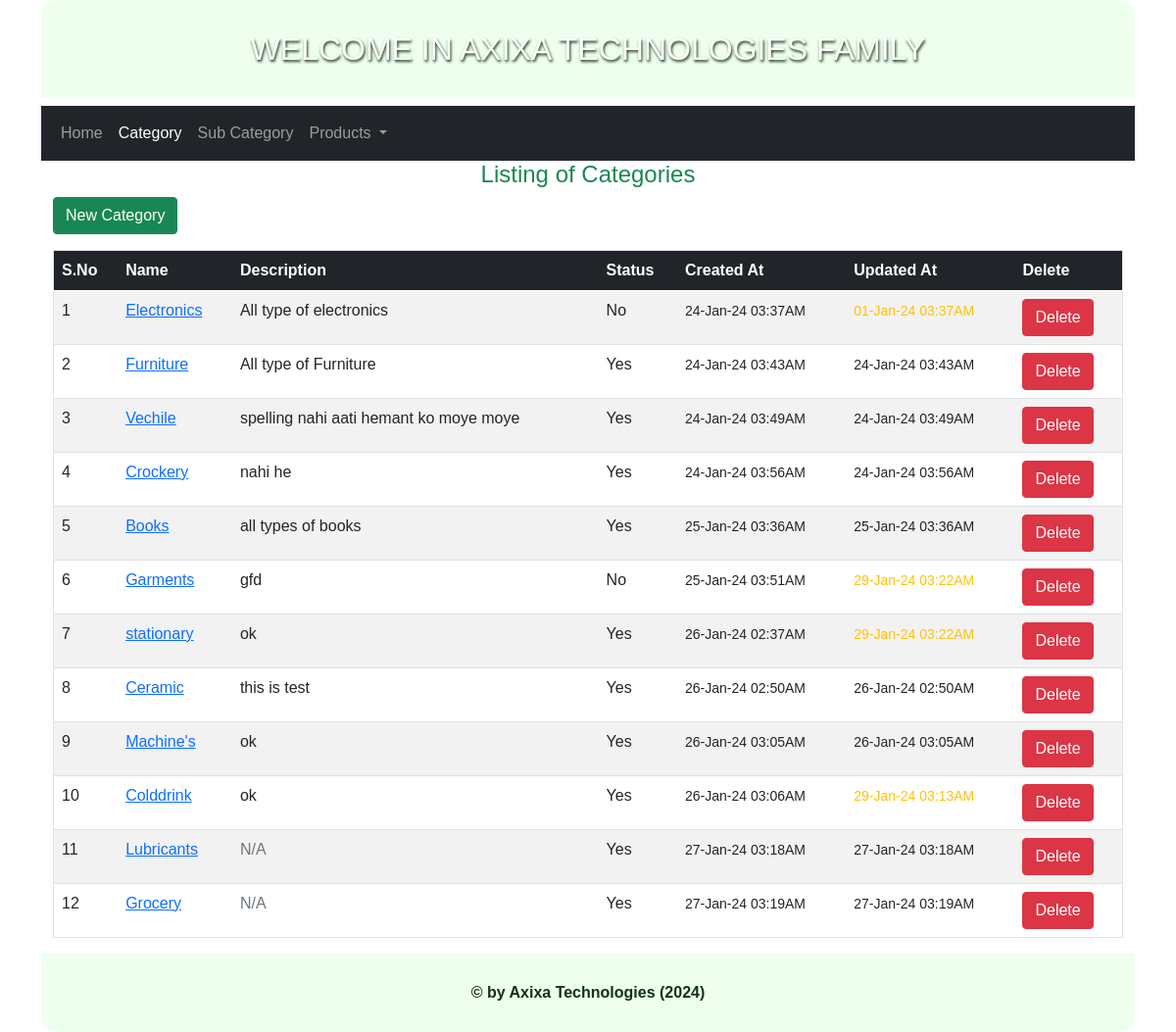
The page /index.php?module=categories on the database its author committed.
### tables this page shows
CREATE TABLE `categories` (
  `id` int(5) NOT NULL,
  `name` varchar(20) DEFAULT NULL,
  `description` text DEFAULT NULL,
  `cstatus` enum('yes','no') DEFAULT 'yes',
  `create_at` timestamp NOT NULL DEFAULT current_timestamp(),
  `update_at` timestamp NOT NULL DEFAULT current_timestamp() ON UPDATE current_timestamp(),
  `priorities` int(3) DEFAULT NULL
);

### categories/index.php (the view, shortened to what this page needs)
<div class="container">
    <?php
    $con = new mysqli('localhost', 'root', '', 'batch7.30a');
    $rs = $con->query("select * from categories ");
    if ($rs->num_rows) {
        $data = $rs->fetch_all(1);
    ?>
        <div class="text-success h4  text-center">
            Listing of Categories
        </div>
        <div class="mb-3">
            <a href="index.php?module=categories&do=create" class="btn btn-success">New Category</a>
        </div>
        <table class="table table-striped border">
            <thead class="table-dark">
                <tr>
                    <th>S.No</th>
                    <th>Name</th>
                    <th>Description</th>
                    <th>Status</th>
                    <th>Created At</th>
                    <th>Updated At</th>
                    <th>Delete</th>
                </tr>
            </thead>
            <tbody>
                <?php
                $index = 0;
                foreach ($data as $info) {
                ?>
                    <tr>
                        <td><?= ++$index; ?></td>
                        <td><a href="index.php?module=categories&do=edit&id=<?= $info['id']; ?>"><?= (trim($info['name'])) ? $info['name'] : '<span class="text-muted">N/A</span>'; ?></a></td>
                        <td><?= $info['description'] ? $info['description'] : '<span class="text-muted">N/A</span>';; ?></td>
                        <td><?= ucfirst($info['cstatus']); ?></td>
                        <td><small><?= date('d-M-y h:iA', strtotime($info['create_at'])); ?></small></td>
                        <td><small><?= ($info['update_at'] == $info['create_at']) ? date('d-M-y h:iA', strtotime($info['update_at'])) : "<span class='text-warning'>" . date('d-M-y h:iA', strtotime($info['update_at'])) . "</span>"; ?></small></td>
                        <td>
                            <a href="#" class="btn btn-danger" onclick="cdel('index.php?module=categories&do=delete&id=<?= $info['id']; ?>')">Delete</a>
                        </td>
                    </tr>
                <?php
                }
                ?>
            </tbody>
        </table>
    <?php } else {
    ?>
        <div class="alert alert-info text-center h2">
            Nothing to display!
        </div>
    <?php
    } ?>
</div>

### public/css/custom.css (style rules this page uses)
* { font-family: arial; }

### rows shown on the page
categories: name "Electronics", description "All type of electronics", cstatus "No", create_at "24-Jan-24 03:37AM", update_at "01-Jan-24 03:37AM"
categories: name "Furniture", description "All type of Furniture", cstatus "Yes", create_at "24-Jan-24 03:43AM", update_at "24-Jan-24 03:43AM"
categories: name "Vechile", description "spelling nahi aati hemant ko moye moye", cstatus "Yes", create_at "24-Jan-24 03:49AM", update_at "24-Jan-24 03:49AM"
categories: name "Crockery", description "nahi he", cstatus "Yes", create_at "24-Jan-24 03:56AM", update_at "24-Jan-24 03:56AM"
categories: name "Books", description "all types of books", cstatus "Yes", create_at "25-Jan-24 03:36AM", update_at "25-Jan-24 03:36AM"
categories: name "Garments", description "gfd", cstatus "No", create_at "25-Jan-24 03:51AM", update_at "29-Jan-24 03:22AM"
categories: name "stationary", description "ok", cstatus "Yes", create_at "26-Jan-24 02:37AM", update_at "29-Jan-24 03:22AM"
categories: name "Ceramic", description "this is test", cstatus "Yes", create_at "26-Jan-24 02:50AM", update_at "26-Jan-24 02:50AM"
categories: name "Machine's", description "ok", cstatus "Yes", create_at "26-Jan-24 03:05AM", update_at "26-Jan-24 03:05AM"
categories: name "Colddrink", description "ok", cstatus "Yes", create_at "26-Jan-24 03:06AM", update_at "29-Jan-24 03:13AM"
categories: name "Lubricants", description "N/A", cstatus "Yes", create_at "27-Jan-24 03:18AM", update_at "27-Jan-24 03:18AM"
categories: name "Grocery", description "N/A", cstatus "Yes", create_at "27-Jan-24 03:19AM", update_at "27-Jan-24 03:19AM"
